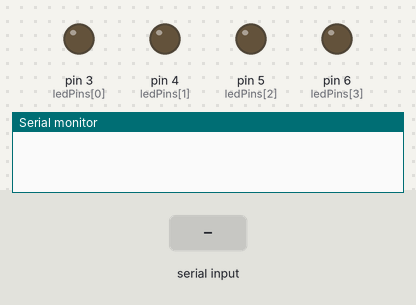
This sketch was run on a simulated Arduino Uno, built with avr-gcc and run on an emulated ATmega328P. Shown: output pins drawn as LEDs (lit = HIGH), the last lines printed to the serial monitor. The inputs (shaded band) are chosen by the test bench.

Above: at 1.2 s.
1.3 s: "1,90\n" received over Serial
At 2.5 s:
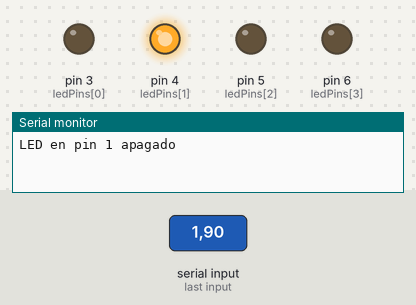
2.8 s: "90,45\n" received over Serial
Timing chart, 0 to 5.8 s (numbered marks = the images above; inputs shaded):
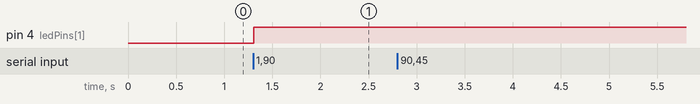

Measured:
- after the input at 1.3 s, pin 4 (ledPins[1]): LOW → HIGH at once

The sketch:

arduino.ino
```cpp
int ledPins[] = {3, 4, 5,6};
int numPins = sizeof(ledPins) / sizeof(ledPins[0]);

void setup() {
  for (int i = 0; i < numPins; i++) {
    pinMode(ledPins[i], OUTPUT);
    digitalWrite(ledPins[i], LOW);
  }
  Serial.begin(9600);
}
void loop() {
  if (Serial.available() > 0) {
    String mensaje = Serial.readStringUntil('\n');
    int pin = mensaje.substring(0, mensaje.indexOf(',')).toInt();
    int estado = mensaje.substring(mensaje.indexOf(',') + 1).toInt();
    if (pin >= 0 && pin < numPins) {
      digitalWrite(ledPins[pin], estado);
      if (estado == HIGH) {
        Serial.print("LED en pin ");
        Serial.print(pin);
        Serial.println(" encendido");
      } else {
        Serial.print("LED en pin ");
        Serial.print(pin);
        Serial.println(" apagado");
      }
    } else {
      Serial.println("Pin no válido");
    }
  }
}
```
